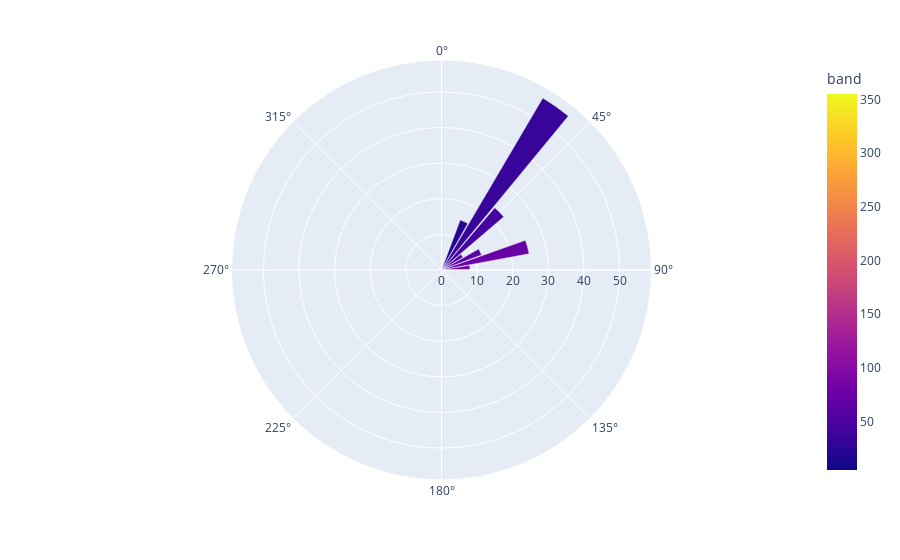
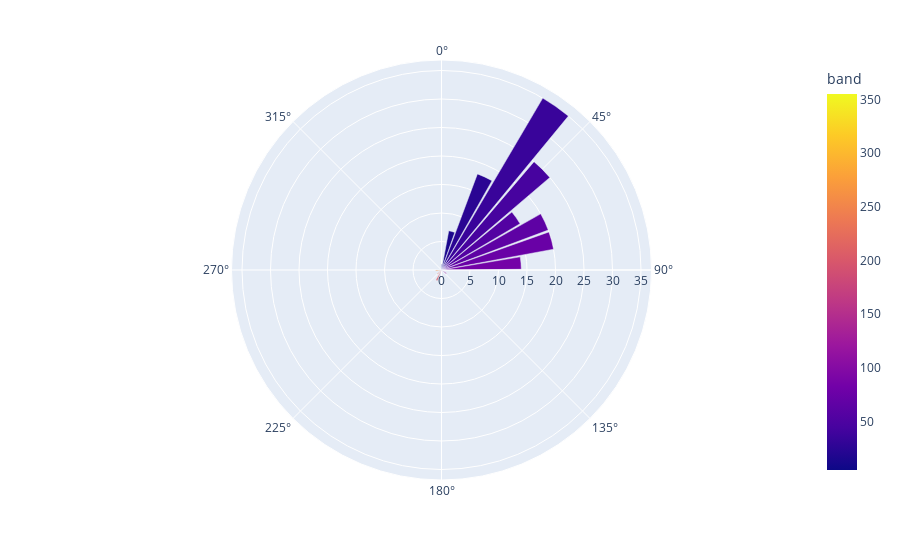
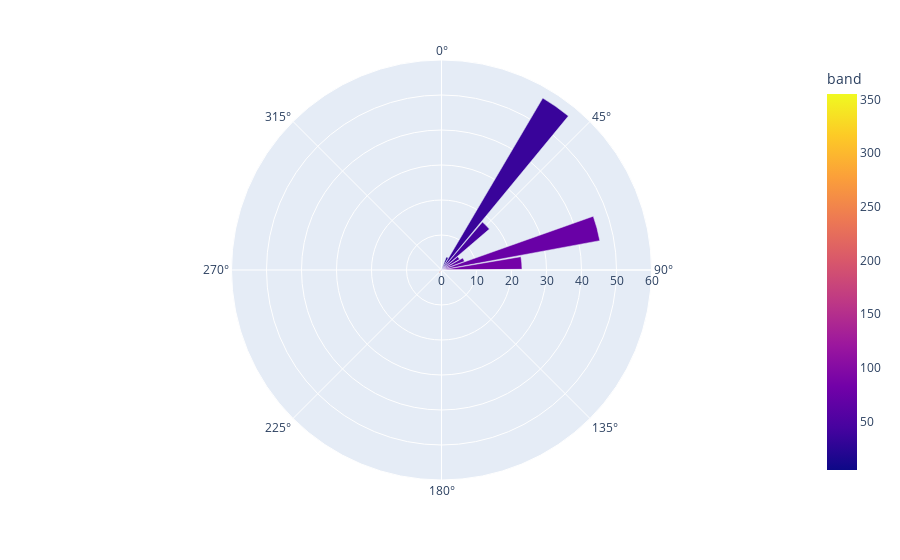

Notebook cell for these charts, in order:
### Markdown cell above
Next, RGB-space k-means clustering for each treatment.

### Code cell
from pprint import pprint
from collections import Counter

from scipy.cluster.vq import kmeans, kmeans2
import plotly.graph_objects as go
import plotly.express as px

def rgb2hex(color):
    return "#{:02x}{:02x}{:02x}".format(int(color[0]), int(color[1]), int(color[2])).replace('-', '')

def hue_to_rgb(hue):
    r, g, b = hsv_to_rgb(hue, 0.7, 0.7)
    return float(r), float(g), float(b)

def get_rgb(k):
    r, g, b = hue_to_rgb(float(k / 360))
    return f"rgb({int(r * 256)},{int(g * 256)},{int(b * 256)})"

def hsv_analysis(subset):
    ranges = {((k * 10) + 5):list(range(10 * k, (10 * k) + 10)) for k in range(0, 36)}
    ranges_round = {min(v):k for k, v in ranges.items()}

    subset_hsv = subset[['H', 'S', 'V']].astype(float)
    subset_hsv['HH'] = subset_hsv.apply(lambda row: int(float(row['H']) * 360), axis=1)
    subset_hsv['Band'] = subset_hsv.apply(lambda row: ranges_round[round(int(row['HH']), -1)], axis=1)
    counts = dict(Counter(subset_hsv['Band']))
    counts_keys = list(counts.keys())
    for key in [k for k in ranges.keys() if k not in counts_keys]:
        counts[key] = 0

    color_map = {k:get_rgb(k) for k in counts.keys()}
    counts_df = pd.DataFrame(
        zip(counts.keys(), counts.values()),
        columns=['band', 'count'])
    counts_df.sort_values(['band'], ascending=True, inplace=True)

    fig = px.bar_polar(counts_df, r='count', theta='band', color='band', color_discrete_map=color_map)
    fig.show()



    # counts = dict()
    # for i, row in subset_hsv.iterrows():
    #     r, g, b = (row['Band_R'], row['Band_G'], row['Band_B'])
    #     counts[(float(r), float(g), float(b))] = len(subset_hsv[(subset_hsv['Band_R'] == row['Band_R']) & (subset_hsv['Band_G'] == row['Band_G']) & (subset_hsv['Band_B'] == row['Band_B'])])

    # counter = dict(Counter(subset_hsv.loc[:, ['Band_R', 'Band_G', 'Band_B']].apply(lambda r: rgb2hex((r['Band_R'], r['Band_G'], r['Band_B'])), axis=1).tolist()))
    # pprint(counter)
    # x = list(counts.keys())
    # y = list(counts.values())
    # hp = sns.histplot(x=[str(k) for k in x], weights=y, hue=x, pal# ette=x, discrete=True)
    # plt.xticks(rotation=60)
    # plt.legend().remove()
    # plt.title(f"{treatment} color distribution")
    # plt.show()
    # plt.clf()


def rgb_analysis(subset):
    subset_rgb = subset[['R', 'G', 'B']].astype(float).values.tolist()
    centers, labels = kmeans2(subset_rgb, 25)
    counter = dict(Counter(labels))
    counts = {(int(float(c[0]) * 256), int(float(c[1]) * 256), int(float(c[2]) * 256)): counter[l] for c, l in zip(centers, labels)}
    total = sum(counts.values())
    props = {k: (v / total) for k, v in counts.items()}

    plt.imshow([list(props.keys())])
    plt.show()

    x = list([rgb2hex(k) for k in props.keys()])
    y = list(props.values())
    hp = sns.histplot(x=x, weights=y, hue=x, palette=x, discrete=True)
    plt.xticks(rotation=60)
    plt.legend().remove()
    plt.title(f"{treatment} color distribution")
    plt.show()
    plt.clf()

    fig = go.Figure()
    r = [k[0] for k in props.keys()]
    g = [k[1] for k in props.keys()]
    b = [k[2] for k in props.keys()]
    colors_map = [f'rgb({c[0]}, {c[1]}, {c[2]})' for c in props.keys()]
    sizes_map = list([v * 1000 for v in props.values()])
    trace=dict(type='scatter3d', x=r, y=g, z=b, mode='markers', marker=dict(color=colors_map, size=sizes_map))
    fig.add_trace(trace)
    fig.update_layout(title=treatment, scene=dict(xaxis_title='G', yaxis_title='R', zaxis_title='B'))
    fig.show()

treatments = list(np.unique(df['Treatment']))
for treatment in treatments:
    # get subset corresponding to this treatment
    subset = df[df['Treatment'] == treatment]
    print(treatment + ":", len(subset))

    # rgb_analysis(subset)
    hsv_analysis(subset)

    # colors = subset.loc[:, ['R', 'G', 'B', 'Freq']].head(100)
    # colors['R'] = colors['R'].astype(float) * 256
    # colors['G'] = colors['G'].astype(float) * 256
    # colors['B'] = colors['B'].astype(float) * 256
    # colors['Freq'] = colors['Freq'].astype(int)
    # print(colors)

    # fig = go.Figure()
    # colors_map = [f'rgb({c[0]}, {c[1]}, {c[2]})' for c in list(colors.apply(
    #     lambda r: (float(r['R']), float(r['G']), float(r['B'])), axis=1))]
    # sizes_map = [(int(f) / 2000) for f in list(colors['Freq'])]
    # trace=dict(type='scatter3d',
    #            x=colors['R'],
    #            y=colors['G'],
    #            z=colors['B'],
    #            mode='markers',
    #            marker=dict(color=colors_map, size=sizes_map))
    # fig.add_trace(trace)
    # fig.update_layout(title=treatment, scene=dict(
    #     xaxis_title='G',
    #     yaxis_title='R',
    #     zaxis_title='B'))
    # fig.show()

### Figure 1 — Plotly figure (JSON) as saved in the notebook; plotly's stock layout.template omitted (floating-point values rounded to 4 significant figures)
{"data": [{"hovertemplate": "count=%{r}<br>band=%{marker.color}<extra></extra>", "legendgroup": "", "marker": {"color": [5, 15, 25, 35, 45, 55, 65, 75, 85, 95, 105, 115, 125, 135, 145, 155, 165, 175, 185, 195, 205, 215, 225, 235, 245, 255, 265, 275, 285, 295, 305, 315, 325, 335, 345, 355], "coloraxis": "coloraxis", "pattern": {"shape": ""}}, "name": "", "r": [0, 0, 15, 56, 23, 7, 12, 25, 8, 0, 0, 0, 0, 0, 0, 0, 0, 0, 0, 0, 0, 0, 1, 0, 0, 0, 0, 0, 0, 0, 0, 0, 0, 0, 0, 0], "showlegend": false, "subplot": "polar", "theta": [5, 15, 25, 35, 45, 55, 65, 75, 85, 95, 105, 115, 125, 135, 145, 155, 165, 175, 185, 195, 205, 215, 225, 235, 245, 255, 265, 275, 285, 295, 305, 315, 325, 335, 345, 355], "type": "barpolar"}], "layout": {"polar": {"domain": {"x": [0.0, 1.0], "y": [0.0, 1.0]}, "angularaxis": {"direction": "clockwise", "rotation": 90}}, "coloraxis": {"colorbar": {"title": {"text": "band"}}, "colorscale": [[0.0, "#0d0887"], [0.1111, "#46039f"], [0.2222, "#7201a8"], [0.3333, "#9c179e"], [0.4444, "#bd3786"], [0.5556, "#d8576b"], [0.6667, "#ed7953"], [0.7778, "#fb9f3a"], [0.8889, "#fdca26"], [1.0, "#f0f921"]]}, "legend": {"tracegroupgap": 0}, "margin": {"t": 60}, "barmode": "relative"}}

### Figure 2 — Plotly figure (JSON) as saved in the notebook; plotly's stock layout.template omitted (floating-point values rounded to 4 significant figures)
{"data": [{"hovertemplate": "count=%{r}<br>band=%{marker.color}<extra></extra>", "legendgroup": "", "marker": {"color": [5, 15, 25, 35, 45, 55, 65, 75, 85, 95, 105, 115, 125, 135, 145, 155, 165, 175, 185, 195, 205, 215, 225, 235, 245, 255, 265, 275, 285, 295, 305, 315, 325, 335, 345, 355], "coloraxis": "coloraxis", "pattern": {"shape": ""}}, "name": "", "r": [1, 7, 18, 35, 25, 16, 20, 20, 14, 0, 0, 0, 1, 0, 0, 0, 0, 0, 0, 0, 2, 0, 1, 0, 0, 0, 1, 0, 0, 0, 0, 0, 0, 0, 0, 0], "showlegend": false, "subplot": "polar", "theta": [5, 15, 25, 35, 45, 55, 65, 75, 85, 95, 105, 115, 125, 135, 145, 155, 165, 175, 185, 195, 205, 215, 225, 235, 245, 255, 265, 275, 285, 295, 305, 315, 325, 335, 345, 355], "type": "barpolar"}], "layout": {"polar": {"domain": {"x": [0.0, 1.0], "y": [0.0, 1.0]}, "angularaxis": {"direction": "clockwise", "rotation": 90}}, "coloraxis": {"colorbar": {"title": {"text": "band"}}, "colorscale": [[0.0, "#0d0887"], [0.1111, "#46039f"], [0.2222, "#7201a8"], [0.3333, "#9c179e"], [0.4444, "#bd3786"], [0.5556, "#d8576b"], [0.6667, "#ed7953"], [0.7778, "#fb9f3a"], [0.8889, "#fdca26"], [1.0, "#f0f921"]]}, "legend": {"tracegroupgap": 0}, "margin": {"t": 60}, "barmode": "relative"}}

### Figure 3 — Plotly figure (JSON) as saved in the notebook; plotly's stock layout.template omitted (floating-point values rounded to 4 significant figures)
{"data": [{"hovertemplate": "count=%{r}<br>band=%{marker.color}<extra></extra>", "legendgroup": "", "marker": {"color": [5, 15, 25, 35, 45, 55, 65, 75, 85, 95, 105, 115, 125, 135, 145, 155, 165, 175, 185, 195, 205, 215, 225, 235, 245, 255, 265, 275, 285, 295, 305, 315, 325, 335, 345, 355], "coloraxis": "coloraxis", "pattern": {"shape": ""}}, "name": "", "r": [0, 0, 4, 57, 18, 6, 7, 46, 23, 0, 0, 0, 0, 0, 0, 0, 0, 0, 0, 0, 0, 0, 1, 0, 0, 0, 0, 0, 0, 0, 0, 0, 0, 0, 0, 0], "showlegend": false, "subplot": "polar", "theta": [5, 15, 25, 35, 45, 55, 65, 75, 85, 95, 105, 115, 125, 135, 145, 155, 165, 175, 185, 195, 205, 215, 225, 235, 245, 255, 265, 275, 285, 295, 305, 315, 325, 335, 345, 355], "type": "barpolar"}], "layout": {"polar": {"domain": {"x": [0.0, 1.0], "y": [0.0, 1.0]}, "angularaxis": {"direction": "clockwise", "rotation": 90}}, "coloraxis": {"colorbar": {"title": {"text": "band"}}, "colorscale": [[0.0, "#0d0887"], [0.1111, "#46039f"], [0.2222, "#7201a8"], [0.3333, "#9c179e"], [0.4444, "#bd3786"], [0.5556, "#d8576b"], [0.6667, "#ed7953"], [0.7778, "#fb9f3a"], [0.8889, "#fdca26"], [1.0, "#f0f921"]]}, "legend": {"tracegroupgap": 0}, "margin": {"t": 60}, "barmode": "relative"}}
